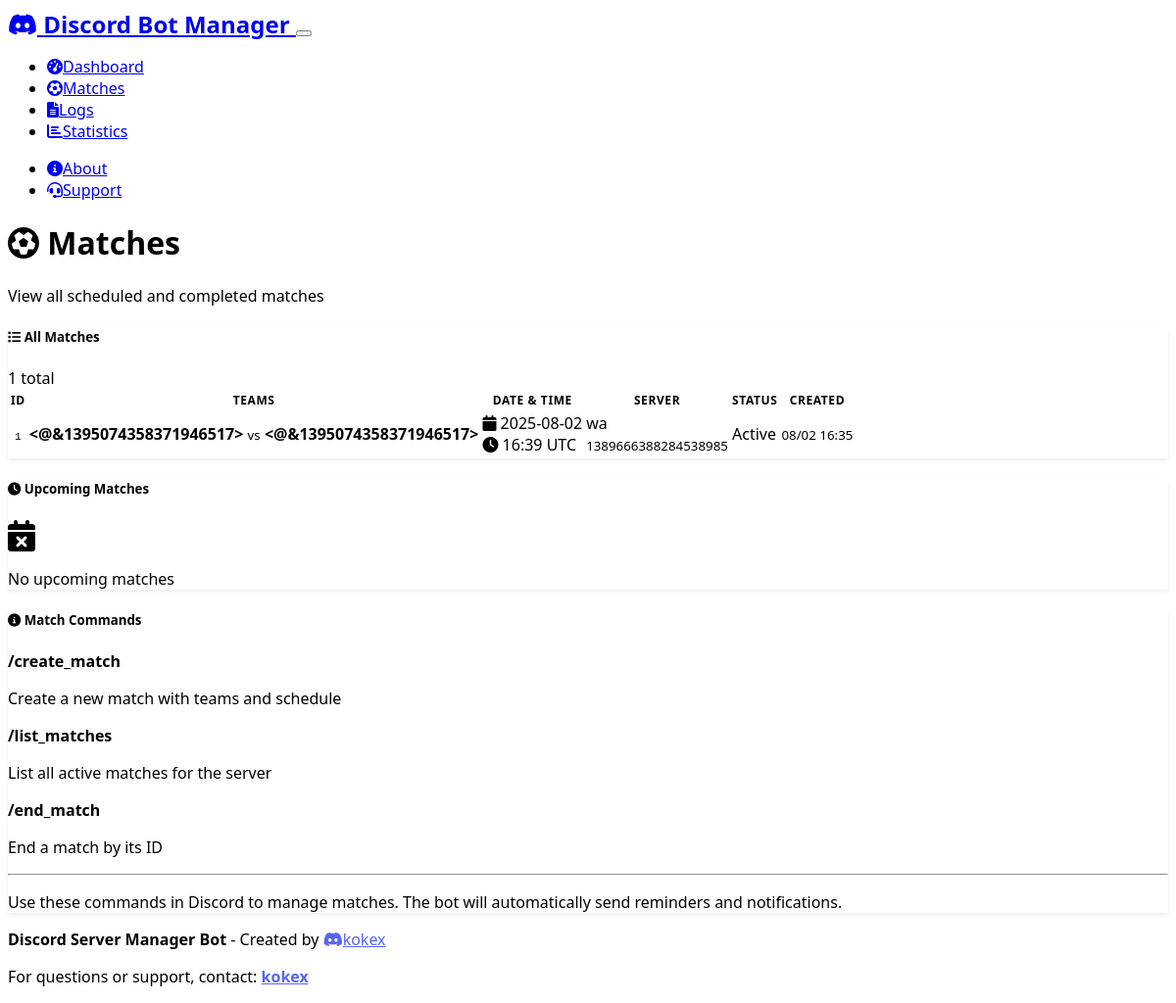
Screenshot of /matches with the database file from the repository.
### models.py (models this page shows)
class Match(db.Model):
    __tablename__ = 'matches'
    id = db.Column(Integer, primary_key=True)
    server_id = db.Column(Integer, ForeignKey('servers.id'), nullable=False)
    team1 = db.Column(String(200), nullable=False)
    team2 = db.Column(String(200), nullable=False)
    match_date = db.Column(DateTime, nullable=False)
    role_mentions = db.Column(Text)  # JSON array of role IDs
    channel_id = db.Column(String(20), nullable=False)
    message_id = db.Column(String(20))
    is_active = db.Column(Boolean, default=True)
    created_by = db.Column(String(20), nullable=False)
    created_at = db.Column(DateTime, default=datetime.utcnow)
    ended_at = db.Column(DateTime)
    server = relationship("Server", back_populates="matches")
    reminders = relationship("MatchReminder", back_populates="match", cascade="all, delete-orphan")

class Server(db.Model):
    __tablename__ = 'servers'
    id = db.Column(Integer, primary_key=True)
    guild_id = db.Column(String(20), unique=True, nullable=False)
    guild_name = db.Column(String(100), nullable=False)
    log_channel_id = db.Column(String(20))
    activity_channel_id = db.Column(String(20))
    allowed_channels = db.Column(Text)  # JSON array of channel IDs
    joined_at = db.Column(DateTime, default=datetime.utcnow)
    matches = relationship("Match", back_populates="server", cascade="all, delete-orphan")

### routes/dashboard.py (the view)
@dashboard_bp.route('/matches')
def matches():
    page = request.args.get('page', 1, type=int)
    per_page = 20
    matches = Match.query.order_by(Match.created_at.desc()).paginate(
        page=page, per_page=per_page, error_out=False
    )
    return render_template('matches.html', matches=matches)

### templates/matches.html (shortened to what this page needs)
{% extends "base.html" %}
{% block content %}
<div class="row mb-4">
    <div class="col">
        <h1 class="display-4">
            <i class="fas fa-futbol me-3"></i>
            Matches
        </h1>
        <p class="lead">View all scheduled and completed matches</p>
    </div>
</div>
<div class="row mb-4">
    <div class="col-md-8">
        <div class="card">
            <div class="card-header d-flex justify-content-between align-items-center">
                <h5 class="card-title mb-0">
                    <i class="fas fa-list me-2"></i>
                    All Matches
                </h5>
                <span class="badge bg-secondary">{{ matches.total }} total</span>
            </div>
            <div class="card-body">
                {% if matches.items %}
                    <div class="table-responsive">
                        <table class="table table-striped">
                            <thead>
                                <tr>
                                    <th>ID</th>
                                    <th>Teams</th>
                                    <th>Date & Time</th>
                                    <th>Server</th>
                                    <th>Status</th>
                                    <th>Created</th>
                                </tr>
                            </thead>
                            <tbody>
                                {% for match in matches.items %}
                                <tr>
                                    <td>
                                        <code>{{ match.id }}</code>
                                    </td>
                                    <td>
                                        <strong>{{ match.team1 }}</strong>
                                        <small class="text-muted">vs</small>
                                        <strong>{{ match.team2 }}</strong>
                                    </td>
                                    <td>
                                        <div>
                                            <i class="fas fa-calendar me-1"></i>
                                            {{ match.match_date.strftime('%Y-%m-%d') }}
                                        </div>
                                        <div>
                                            <i class="fas fa-clock me-1"></i>
                                            {{ match.match_date.strftime('%H:%M UTC') }}
                                        </div>
                                    </td>
                                    <td>
                                        <div class="text-truncate" style="max-width: 150px;" title="{{ match.server.guild_name }}">
                                            {{ match.server.guild_name }}
                                        </div>
                                        <small class="text-muted">{{ match.server.guild_id }}</small>
                                    </td>
                                    <td>
                                        {% if match.is_active %}
                                            <span class="badge bg-success">Active</span>
                                        {% else %}
                                            <span class="badge bg-secondary">Ended</span>
                                        {% endif %}
                                    </td>
                                    <td>
                                        <small class="text-muted">
                                            {{ match.created_at.strftime('%m/%d %H:%M') }}
                                        </small>
                                    </td>
                                </tr>
                                {% endfor %}
                            </tbody>
                        </table>
                    </div>
                {% else %}
                    <div class="text-center text-muted py-5">
                        <i class="fas fa-futbol fa-3x mb-3 opacity-50"></i>
                        <h5>No matches found</h5>
                        <p>Matches will appear here once they are created through Discord bot commands.</p>
                    </div>
                {% endif %}
            </div>
        </div>
    </div>
    <div class="col-md-4">
        <div class="card mb-4">
            <div class="card-header">
                <h5 class="card-title mb-0">
                    <i class="fas fa-clock me-2"></i>
                    Upcoming Matches
                </h5>
            </div>
            <div class="card-body">
                <div id="upcoming-matches">
                </div>
            </div>
        </div>
        <div class="card">
            <div class="card-header">
                <h5 class="card-title mb-0">
                    <i class="fas fa-info-circle me-2"></i>
                    Match Commands
                </h5>
            </div>
            <div class="card-body">
                <div class="mb-3">
                    <strong>/create_match</strong>
                    <p class="small text-muted mb-2">Create a new match with teams and schedule</p>
                </div>
                <div class="mb-3">
                    <strong>/list_matches</strong>
                    <p class="small text-muted mb-2">List all active matches for the server</p>
                </div>
                <div class="mb-3">
                    <strong>/end_match</strong>
                    <p class="small text-muted mb-2">End a match by its ID</p>
                </div>
                <hr>
                <p class="small text-muted mb-0">
                    Use these commands in Discord to manage matches.
                    The bot will automatically send reminders and notifications.
                </p>
            </div>
        </div>
    </div>
</div>
{% endblock %}

### templates/base.html (shortened to what this page needs)
<!DOCTYPE html>
<html lang="en" data-bs-theme="dark">
<head>
    <link href="https://cdn.replit.com/agent/bootstrap-agent-dark-theme.min.css" rel="stylesheet">
    <link rel="stylesheet" href="https://cdnjs.cloudflare.com/ajax/libs/font-awesome/6.0.0/css/all.min.css">
    <link rel="stylesheet" href="{{ url_for('static', filename='style.css') }}">
</head>
<body>
    <nav class="navbar navbar-expand-lg navbar-dark bg-dark">
        <div class="container">
            <a class="navbar-brand" href="{{ url_for('dashboard.index') }}">
                <i class="fab fa-discord me-2"></i>
                Discord Bot Manager
            </a>
            <button class="navbar-toggler" type="button" data-bs-toggle="collapse" data-bs-target="#navbarNav">
            </button>
            <div class="collapse navbar-collapse" id="navbarNav">
                <ul class="navbar-nav me-auto">
                    <li class="nav-item">
                        <a class="nav-link" href="{{ url_for('dashboard.index') }}">
                            <i class="fas fa-tachometer-alt me-1"></i>Dashboard
                        </a>
                    </li>
                    <li class="nav-item">
                        <a class="nav-link" href="{{ url_for('dashboard.matches') }}">
                            <i class="fas fa-futbol me-1"></i>Matches
                        </a>
                    </li>
                    <li class="nav-item">
                        <a class="nav-link" href="{{ url_for('dashboard.logs') }}">
                            <i class="fas fa-file-alt me-1"></i>Logs
                        </a>
                    </li>
                    <li class="nav-item">
                        <a class="nav-link" href="{{ url_for('dashboard.stats') }}">
                            <i class="fas fa-chart-bar me-1"></i>Statistics
                        </a>
                    </li>
                </ul>
                <ul class="navbar-nav">
                    <li class="nav-item">
                        <a class="nav-link" href="{{ url_for('dashboard.about') }}">
                            <i class="fas fa-info-circle me-1"></i>About
                        </a>
                    </li>
                    <li class="nav-item">
                        <a class="nav-link" href="{{ url_for('dashboard.support') }}">
                            <i class="fas fa-headset me-1"></i>Support
                        </a>
                    </li>
                </ul>
            </div>
        </div>
    </nav>
    <main class="container mt-4">
        {% block content %}{% endblock %}
    </main>
    <footer class="bg-dark text-center py-4 mt-5">
        <div class="container">
            <p class="mb-2">
                <strong>Discord Server Manager Bot</strong> - Created by
                <a href="https://discord.com/users/1215053388404756580" target="_blank" class="text-decoration-none text-info">
                    <i class="fab fa-discord me-1"></i>kokex
                </a>
            </p>
            <p class="text-muted small mb-0">
                For questions or support, contact:
                <a href="https://discord.com/users/1215053388404756580" target="_blank" class="text-info text-decoration-none">
                    <strong>kokex</strong>
                </a>
            </p>
        </div>
    </footer>
</body>
</html>

### static/style.css (style rules this page uses)
:root { --discord-blurple: #5865F2; --discord-green: #57F287; --discord-yellow: #FEE75C; --discord-fuchsia: #EB459E; --discord-red: #ED4245; }
body { font-family: 'Segoe UI', Tahoma, Geneva, Verdana, sans-serif; }
.navbar-brand { font-weight: bold; font-size: 1.5rem; }
.card { border: none; box-shadow: 0 0.125rem 0.25rem rgba(0, 0, 0, 0.075); transition: box-shadow 0.15s ease-in-out; }
.table th { border-top: none; font-weight: 600; text-transform: uppercase; font-size: 0.75rem; letter-spacing: 0.05em; }
.badge { font-weight: 500; }
code { font-size: 0.875em; color: var(--bs-info); background-color: rgba(var(--bs-info-rgb), 0.1); padding: 0.125rem 0.25rem; border-radius: 0.25rem; }
footer { margin-top: auto; }
footer a { color: var(--discord-blurple); }
[data-bs-theme="dark"] .table > :not(caption) > * > * { border-bottom-color: rgba(255, 255, 255, 0.1); }
.card-header { background-color: rgba(var(--bs-primary-rgb), 0.1); border-bottom: 1px solid rgba(var(--bs-primary-rgb), 0.2); }

### rows the page displays
Match: id "1", team1 "<@&1395074358371946517>", team2 "<@&1395074358371946517>", match_date "2025-08-02", match_date "16:39 UTC", server.guild_name "wa", server.guild_id "1389666388284538985", is_active "Active", created_at "08/02 16:35"

### other values shown
{{ matches.total }} "1"
